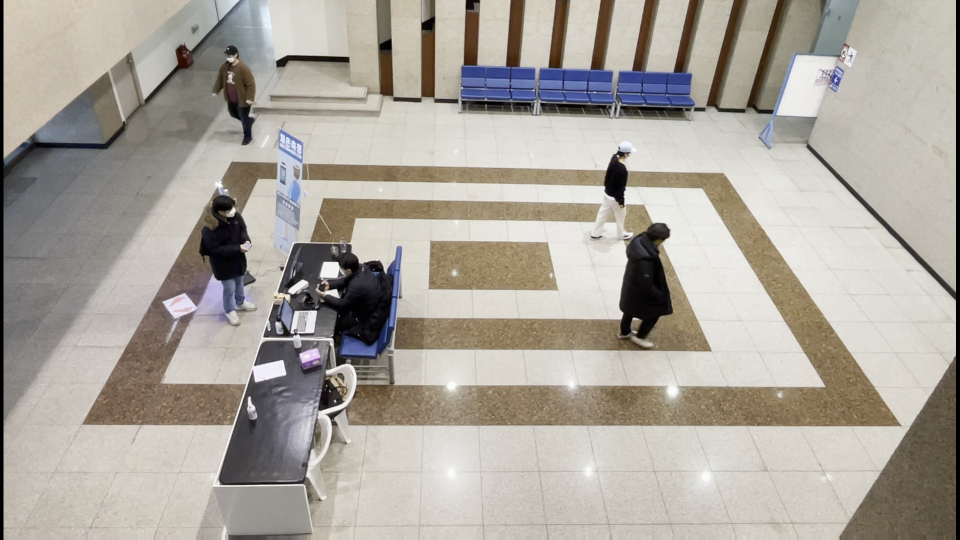
#> input picture vision/capture.png, 1920 x 1080 px, found by its file name (shown at 1/2 size)
$ python main.py
#> lines starting #> are read from the running program, lines starting #| are printed output that depends on the picture; after the words box and inside, x2 and y2 are one past the last pixel; in counts of white or black regions, pixels touching at a corner belong together
import numpy as np
import os
import cv2
from pyproj import Transformer

# [81 lines of commented-out code are left out]


quad_coords = {

    "pixel": np.array([
        [1448, 348],  # Third lampost top right
        [462, 322],  # Corner of white rumble strip top left
        [163, 847],  # Corner of rectangular road marking bottom left
        [1801, 850]  # Corner                                      of dashed line bottom right
    ]),
    "lonlat": np.array([
        [958, 63],  # Third lampost top right
        [118, 63],  # Corner of white rumble strip top left
        [118, 623],  # Corner of rectangular road marking bottom left
        [958, 623]  # Corner of dashed line bottom right
    ])
    # "lonlat": np.array([
    #     [6.602018, 52.036769], # Third lampost top right
    #     [6.603227, 52.036181], # Corner of white rumble strip top left
    #     [6.603638, 52.036558], # Corner of rectangular road marking bottom left
    #     [6.603560, 52.036730] # Corner                                      of dashed line bottom right
    # ]),
    # "pixel": np.array([
    #     [1200, 278], # Third lampost top right
    #     [87, 328], # Corner of white rumble strip top left
    #     [36, 583], # Corner of rectangular road marking bottom left
    #     [1205, 698] # Corner of dashed line bottom right
    # ])
}


def getcolor(idx):
    idx = idx * 3
    return (37 * idx) % 255, (17 * idx) % 255, (29 * idx) % 255


class PixelMapper(object):
    """
    Create an object for converting pixels to geographic coordinates,
    using four points with known locations which form a quadrilteral in both planes
    Parameters
    ----------
    pixel_array : (4,2) shape numpy array
        The (x,y) pixel coordinates corresponding to the top left, top right, bottom right, bottom left
        pixels of the known region
    lonlat_array : (4,2) shape numpy array
        The (lon, lat) coordinates corresponding to the top left, top right, bottom right, bottom left
        pixels of the known region
    """

    def __init__(self, pixel_array, lonlat_array):
        assert pixel_array.shape == (4, 2), "Need (4,2) input array"
        assert lonlat_array.shape == (4, 2), "Need (4,2) input array"
        self.M = cv2.getPerspectiveTransform(np.float32(pixel_array), np.float32(lonlat_array))
        self.invM = cv2.getPerspectiveTransform(np.float32(lonlat_array), np.float32(pixel_array))

    def pixel_to_lonlat(self, pixel):
        """
        Convert a set of pixel coordinates to lon-lat coordinates
        Parameters
        ----------
        pixel : (N,2) numpy array or (x,y) tuple
            The (x,y) pixel coordinates to be converted
        Returns
        -------
        (N,2) numpy array
            The corresponding (lon, lat) coordinates
        """
        if type(pixel) != np.ndarray:
            pixel = np.array(pixel).reshape(1, 2)
        assert pixel.shape[1] == 2, "Need (N,2) input array"
        pixel = np.concatenate([pixel, np.ones((pixel.shape[0], 1))], axis=1)
        lonlat = np.dot(self.M, pixel.T)

        return (lonlat[:2, :] / lonlat[2, :]).T

    def lonlat_to_pixel(self, lonlat):
        """
        Convert a set of lon-lat coordinates to pixel coordinates
        Parameters
        ----------
        lonlat : (N,2) numpy array or (x,y) tuple
            The (lon,lat) coordinates to be converted
        Returns
        -------
        (N,2) numpy array
            The corresponding (x, y) pixel coordinates
        """
        if type(lonlat) != np.ndarray:
            lonlat = np.array(lonlat).reshape(1, 2)
        assert lonlat.shape[1] == 2, "Need (N,2) input array"
        lonlat = np.concatenate([lonlat, np.ones((lonlat.shape[0], 1))], axis=1)
        pixel = np.dot(self.invM, lonlat.T)

        return (pixel[:2, :] / pixel[2, :]).T


pm = PixelMapper(quad_coords["pixel"], quad_coords["lonlat"])

f = open("results.txt", 'r')
#> (reads vision/results.txt from the repository)

point = dict()
while True:
    line = f.readline()
    if not line:
        break
    # print(line)
    info = line[:-1].split(" ")

    if info[0] in point:
        line = point.get(info[0])
        line.append(list(map(int, info[1:])))
    else:
        point[info[0]] = [list(map(int, info[1:]))]
    # print(point)

f.close()

###########################################################################

frame = cv2.imread('capture.PNG', -1)
#> frame is the input picture: shape (1080, 1920, 4); mean B, G, R, A 156.5, 165.1, 170.8, 255
cv2.namedWindow('frame', cv2.WINDOW_NORMAL)
cv2.moveWindow('frame', 80, 80)
# print(frame.shape)

map = cv2.imread('map.png', -1)
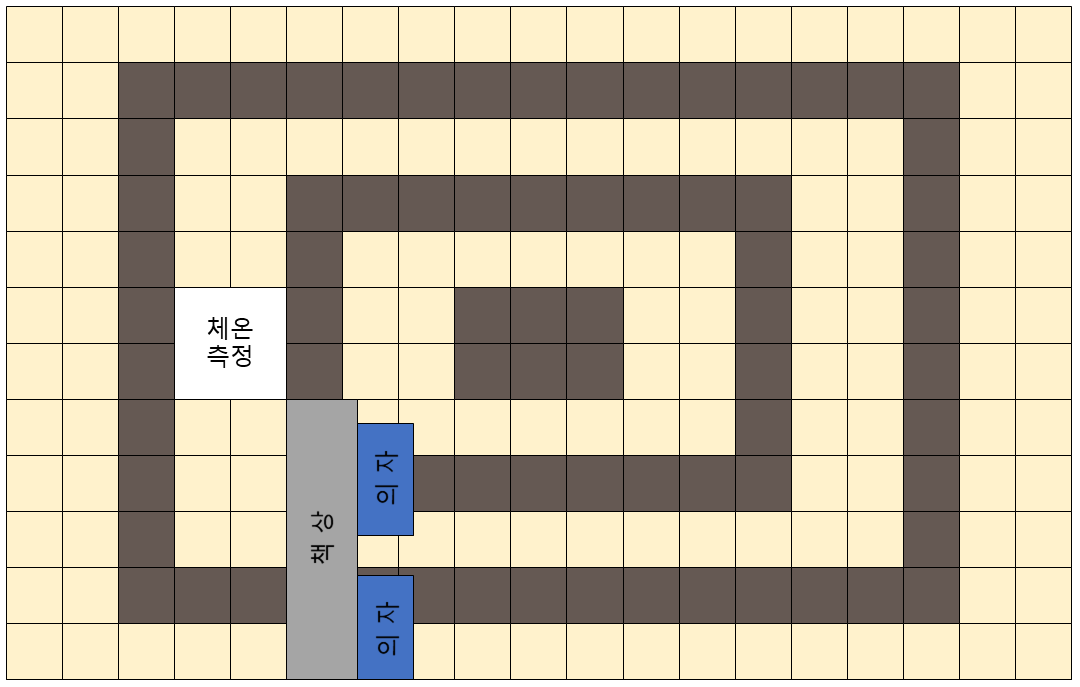
#> input picture vision/map.png, 1080 x 687 px
#> map is the input picture: shape (687, 1080, 4); mean B, G, R, A 161.7, 184.2, 194.6, 255
cv2.namedWindow('map')
cv2.moveWindow('map', 780, 80)
# print(map.shape)
print(type(str(1)))
for frames in range(1, 1541):
    for label in point.get(str(frames)):
        uv = (label[1], label[2])
        lonlat = list(pm.pixel_to_lonlat(uv))
        color = getcolor(abs(label[0]))
        cv2.circle(map, (int(lonlat[0][0]), int(lonlat[0][1])), 3, color, -1)

    src = os.path.join('./demo/', str(frames)+'.jpg')
    cv2.imwrite(src, map)
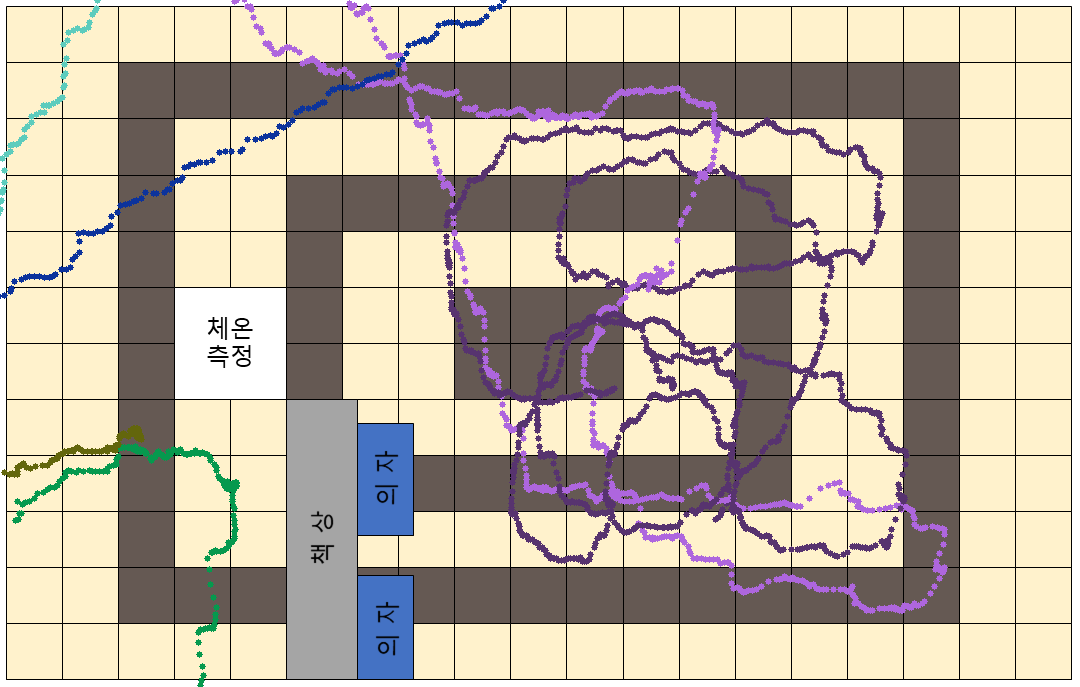
#> map: shape (687, 1080, 4); 5.88% of pixels changed, all inside (x1, y1, x2, y2) = (0, 0, 948, 687)

# [41 lines of commented-out code are left out]
